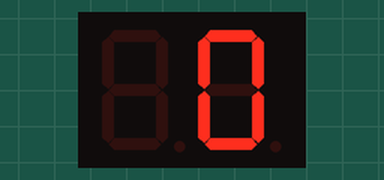
A sketch run on a simulated Arduino Uno, built with avr-gcc and run on an emulated ATmega328P. Parts: 2-digit seven-segment display.

Above: at 0.05 s.
At 1.37 s:
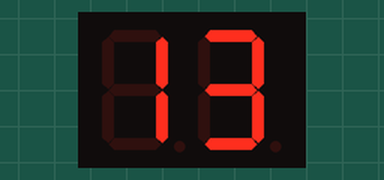
At 2.69 s:
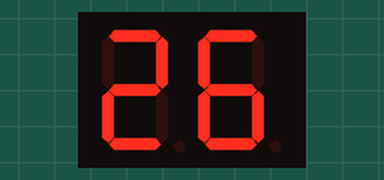
At 5.43 s:
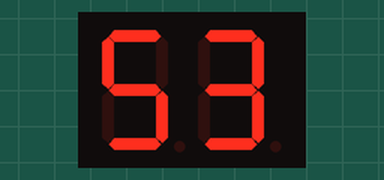
At 8.17 s:
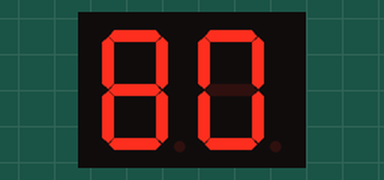
At 10.91 s:
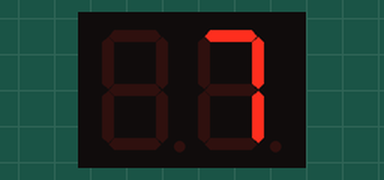

Measured:
- by itself, everything shown: repeats every 10.1 s, in 100 steps

The sketch:

code1.ino
```cpp
#include <SevSeg.h>

//Create an instance of the object.
SevSeg myDisplay;

//Create global variables
unsigned long timer;
int deciSecond = 0;

void setup()
{

  int displayType = COMMON_CATHODE; //Your display is either common cathode or common anode

  /*
  //This pinout is for a regular display
   //Declare what pins are connected to the digits
   int digit1 = 2; //Pin 12 on my 2 digit display
   int digit2 = 3; //Pin 9 on my 2 digit display
   int digit3 = 4; //Pin 8 on my 2 digit display
   int digit4 = 5; //Pin 6 on my 2 digit display

   //Declare what pins are connected to the segments
   int segA = 6; //Pin 11 on my 2 digit display
   int segB = 7; //Pin 7 on my 2 digit display
   int segC = 8; //Pin 4 on my 2 digit display
   int segD = 9; //Pin 2 on my 2 digit display
   int segE = 10; //Pin 1 on my 2 digit display
   int segF = 11; //Pin 10 on my 2 digit display
   int segG = 12; //Pin 5 on my 2 digit display
   int segDP= 13; //Pin 3 on my 2 digit display
   */

  //This pinout is for OpenSegment PCB layout
  //Declare what pins are connected to the digits
  int digit1 = 3; //Pin 7 on my 2 digit display
  int digit2 = 2; //Pin 8 on my 2 digit display
  int digit3 = 0;
  int digit4 = 0;

  //Declare what pins are connected to the segments
  int segA = 6; //Pin 10 on my 2 digit display
  int segB = 7; //Pin 9 on my 2 digit display
  int segC = 8; //Pin 1 on my 2 digit display
  int segD = 9; //Pin 4 on my 2 digit display
  int segE = 10; //Pin 3 on my 2 digit display
  int segF = 11; //Pin 6 on my 2 digit display
  int segG = 12; //Pin 5 on my 2 digit display
  int segDP= 13; //Pin 2 on my 2 digit display

  int numberOfDigits = 2; //Do you have a 1, 2 or 4 digit display?

  myDisplay.Begin(displayType, numberOfDigits, digit1, digit2, digit3, digit4, segA, segB, segC, segD, segE, segF, segG, segDP);

  myDisplay.SetBrightness(100); //Set the display to 100% brightness level

  timer = millis();
}

void loop()
{
  //Example ways of displaying a decimal number
  char tempString[10]; //Used for sprintf
  sprintf(tempString, "%2d", deciSecond); //Convert deciSecond into a string that is right adjusted
  //sprintf(tempString, "%d", deciSecond); //Convert deciSecond into a string that is left adjusted
  //sprintf(tempString, "%04d", deciSecond); //Convert deciSecond into a string with leading zeros
  //sprintf(tempString, "%4d", deciSecond * -1); //Shows a negative sign infront of right adjusted number
  //sprintf(tempString, "%4X", deciSecond); //Count in HEX, right adjusted

  //Produce an output on the display
  myDisplay.DisplayString(tempString, 0); //(numberToDisplay, decimal point location)

  //Other examples
  //myDisplay.DisplayString(tempString, 0); //Display string, no decimal point
  //myDisplay.DisplayString("-23b", 3); //Display string, decimal point in third position

  //Check if 10ms has elapsed
  if (millis() - timer >= 100)
  {
    timer = millis();
    deciSecond++;
  }

  if( deciSecond >=100) deciSecond =0;

  delay(5);
}
```
